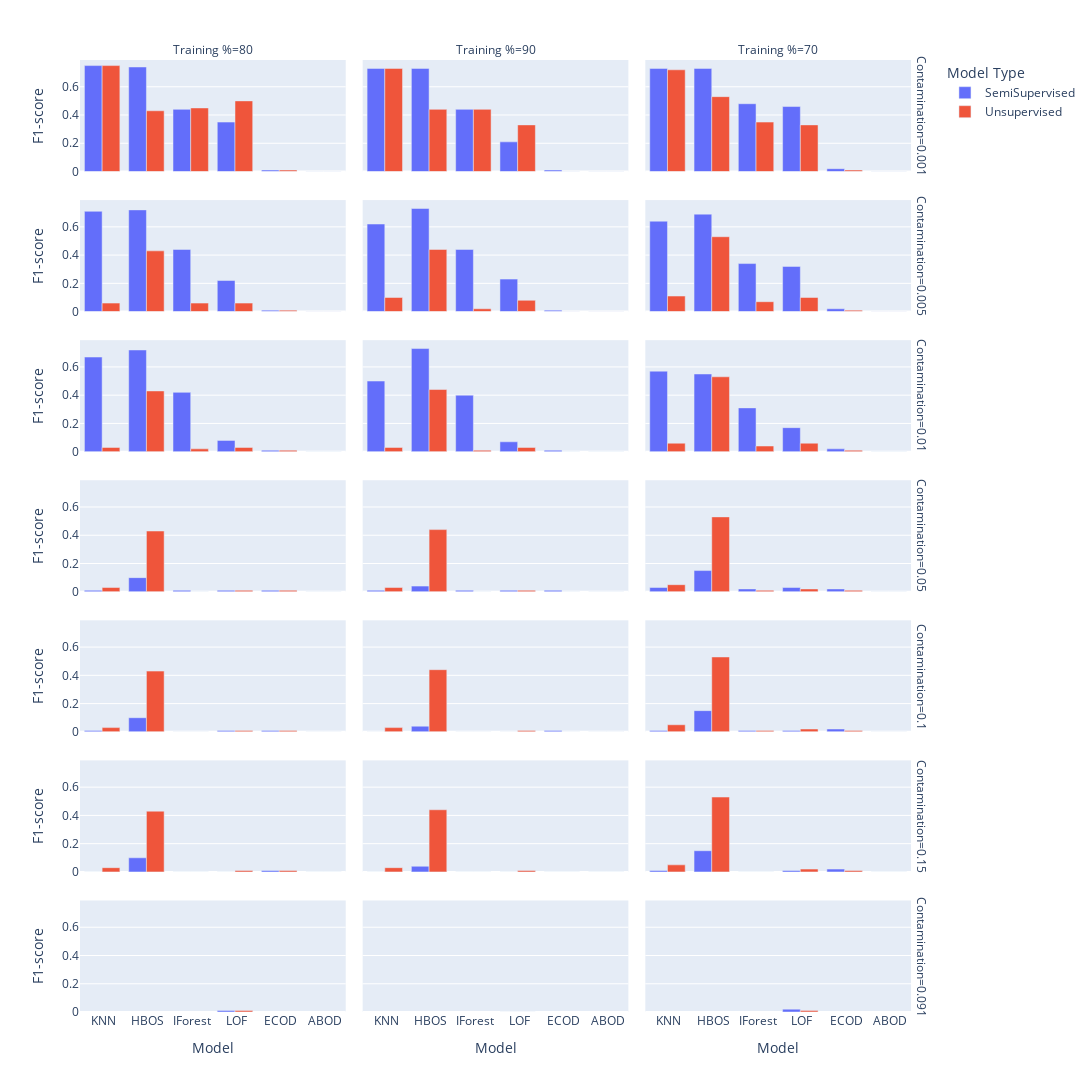

This figure's notebook cell:
### Code cell
import plotly.express as px
df = results_total.copy()
df = df.reset_index(drop=True)
df = df[df['Variable'] == 'AC_Power_B (KW) ']
df = df.loc[df.groupby(['Variable','Model', 'Model Type','Training %','Contamination']).AUC.idxmax().values,:].sort_values(by='F1-score', ascending = False)
fig = px.bar(df, x="Model", y="F1-score", color="Model Type", barmode="group",facet_row="Contamination", facet_col="Training %",width=2000, height=2000)
fig.show()

### Figure 1 — Plotly figure (JSON) as saved in the notebook; plotly's stock layout.template omitted (floating-point values rounded to 4 significant figures)
{"data": [{"alignmentgroup": "True", "hovertemplate": "Model Type=SemiSupervised<br>Contamination=0.001<br>Training %=80<br>Model=%{x}<br>F1-score=%{y}<extra></extra>", "legendgroup": "SemiSupervised", "marker": {"color": "#636efa", "pattern": {"shape": ""}}, "name": "SemiSupervised", "offsetgroup": "SemiSupervised", "orientation": "v", "showlegend": true, "textposition": "auto", "type": "bar", "x": [" KNN", " HBOS", " IForest", " LOF", " ECOD", " ABOD"], "xaxis": "x19", "y": [0.75, 0.74, 0.44, 0.35, 0.01, 0], "yaxis": "y19"}, {"alignmentgroup": "True", "hovertemplate": "Model Type=SemiSupervised<br>Contamination=0.001<br>Training %=90<br>Model=%{x}<br>F1-score=%{y}<extra></extra>", "legendgroup": "SemiSupervised", "marker": {"color": "#636efa", "pattern": {"shape": ""}}, "name": "SemiSupervised", "offsetgroup": "SemiSupervised", "orientation": "v", "showlegend": false, "textposition": "auto", "type": "bar", "x": [" KNN", " HBOS", " IForest", " LOF", " ECOD", " ABOD"], "xaxis": "x20", "y": [0.73, 0.73, 0.44, 0.21, 0.01, 0], "yaxis": "y20"}, {"alignmentgroup": "True", "hovertemplate": "Model Type=SemiSupervised<br>Contamination=0.001<br>Training %=70<br>Model=%{x}<br>F1-score=%{y}<extra></extra>", "legendgroup": "SemiSupervised", "marker": {"color": "#636efa", "pattern": {"shape": ""}}, "name": "SemiSupervised", "offsetgroup": "SemiSupervised", "orientation": "v", "showlegend": false, "textposition": "auto", "type": "bar", "x": [" HBOS", " KNN", " IForest", " LOF", " ECOD", " ABOD"], "xaxis": "x21", "y": [0.73, 0.73, 0.48, 0.46, 0.02, 0], "yaxis": "y21"}, {"alignmentgroup": "True", "hovertemplate": "Model Type=SemiSupervised<br>Contamination=0.005<br>Training %=80<br>Model=%{x}<br>F1-score=%{y}<extra></extra>", "legendgroup": "SemiSupervised", "marker": {"color": "#636efa", "pattern": {"shape": ""}}, "name": "SemiSupervised", "offsetgroup": "SemiSupervised", "orientation": "v", "showlegend": false, "textposition": "auto", "type": "bar", "x": [" HBOS", " KNN", " IForest", " LOF", " ECOD", " ABOD"], "xaxis": "x16", "y": [0.72, 0.71, 0.44, 0.22, 0.01, 0], "yaxis": "y16"}, {"alignmentgroup": "True", "hovertemplate": "Model Type=SemiSupervised<br>Contamination=0.005<br>Training %=90<br>Model=%{x}<br>F1-score=%{y}<extra></extra>", "legendgroup": "SemiSupervised", "marker": {"color": "#636efa", "pattern": {"shape": ""}}, "name": "SemiSupervised", "offsetgroup": "SemiSupervised", "orientation": "v", "showlegend": false, "textposition": "auto", "type": "bar", "x": [" HBOS", " KNN", " IForest", " LOF", " ECOD", " ABOD"], "xaxis": "x17", "y": [0.73, 0.62, 0.44, 0.23, 0.01, 0], "yaxis": "y17"}, {"alignmentgroup": "True", "hovertemplate": "Model Type=SemiSupervised<br>Contamination=0.005<br>Training %=70<br>Model=%{x}<br>F1-score=%{y}<extra></extra>", "legendgroup": "SemiSupervised", "marker": {"color": "#636efa", "pattern": {"shape": ""}}, "name": "SemiSupervised", "offsetgroup": "SemiSupervised", "orientation": "v", "showlegend": false, "textposition": "auto", "type": "bar", "x": [" HBOS", " KNN", " IForest", " LOF", " ECOD", " ABOD"], "xaxis": "x18", "y": [0.69, 0.64, 0.34, 0.32, 0.02, 0], "yaxis": "y18"}, {"alignmentgroup": "True", "hovertemplate": "Model Type=SemiSupervised<br>Contamination=0.01<br>Training %=80<br>Model=%{x}<br>F1-score=%{y}<extra></extra>", "legendgroup": "SemiSupervised", "marker": {"color": "#636efa", "pattern": {"shape": ""}}, "name": "SemiSupervised", "offsetgroup": "SemiSupervised", "orientation": "v", "showlegend": false, "textposition": "auto", "type": "bar", "x": [" HBOS", " KNN", " IForest", " LOF", " ECOD", " ABOD"], "xaxis": "x13", "y": [0.72, 0.67, 0.42, 0.08, 0.01, 0], "yaxis": "y13"}, {"alignmentgroup": "True", "hovertemplate": "Model Type=SemiSupervised<br>Contamination=0.01<br>Training %=90<br>Model=%{x}<br>F1-score=%{y}<extra></extra>", "legendgroup": "SemiSupervised", "marker": {"color": "#636efa", "pattern": {"shape": ""}}, "name": "SemiSupervised", "offsetgroup": "SemiSupervised", "orientation": "v", "showlegend": false, "textposition": "auto", "type": "bar", "x": [" HBOS", " KNN", " IForest", " LOF", " ECOD", " ABOD"], "xaxis": "x14", "y": [0.73, 0.5, 0.4, 0.07, 0.01, 0], "yaxis": "y14"}, {"alignmentgroup": "True", "hovertemplate": "Model Type=SemiSupervised<br>Contamination=0.01<br>Training %=70<br>Model=%{x}<br>F1-score=%{y}<extra></extra>", "legendgroup": "SemiSupervised", "marker": {"color": "#636efa", "pattern": {"shape": ""}}, "name": "SemiSupervised", "offsetgroup": "SemiSupervised", "orientation": "v", "showlegend": false, "textposition": "auto", "type": "bar", "x": [" KNN", " HBOS", " IForest", " LOF", " ECOD", " ABOD"], "xaxis": "x15", "y": [0.57, 0.55, 0.31, 0.17, 0.02, 0], "yaxis": "y15"}, {"alignmentgroup": "True", "hovertemplate": "Model Type=SemiSupervised<br>Contamination=0.05<br>Training %=80<br>Model=%{x}<br>F1-score=%{y}<extra></extra>", "legendgroup": "SemiSupervised", "marker": {"color": "#636efa", "pattern": {"shape": ""}}, "name": "SemiSupervised", "offsetgroup": "SemiSupervised", "orientation": "v", "showlegend": false, "textposition": "auto", "type": "bar", "x": [" HBOS", " LOF", " KNN", " IForest", " ECOD", " ABOD"], "xaxis": "x10", "y": [0.1, 0.01, 0.01, 0.01, 0.01, 0], "yaxis": "y10"}, {"alignmentgroup": "True", "hovertemplate": "Model Type=SemiSupervised<br>Contamination=0.05<br>Training %=90<br>Model=%{x}<br>F1-score=%{y}<extra></extra>", "legendgroup": "SemiSupervised", "marker": {"color": "#636efa", "pattern": {"shape": ""}}, "name": "SemiSupervised", "offsetgroup": "SemiSupervised", "orientation": "v", "showlegend": false, "textposition": "auto", "type": "bar", "x": [" HBOS", " KNN", " LOF", " ECOD", " IForest", " ABOD"], "xaxis": "x11", "y": [0.04, 0.01, 0.01, 0.01, 0.01, 0], "yaxis": "y11"}, {"alignmentgroup": "True", "hovertemplate": "Model Type=SemiSupervised<br>Contamination=0.05<br>Training %=70<br>Model=%{x}<br>F1-score=%{y}<extra></extra>", "legendgroup": "SemiSupervised", "marker": {"color": "#636efa", "pattern": {"shape": ""}}, "name": "SemiSupervised", "offsetgroup": "SemiSupervised", "orientation": "v", "showlegend": false, "textposition": "auto", "type": "bar", "x": [" HBOS", " KNN", " LOF", " IForest", " ECOD", " ABOD"], "xaxis": "x12", "y": [0.15, 0.03, 0.03, 0.02, 0.02, 0], "yaxis": "y12"}, {"alignmentgroup": "True", "hovertemplate": "Model Type=SemiSupervised<br>Contamination=0.1<br>Training %=80<br>Model=%{x}<br>F1-score=%{y}<extra></extra>", "legendgroup": "SemiSupervised", "marker": {"color": "#636efa", "pattern": {"shape": ""}}, "name": "SemiSupervised", "offsetgroup": "SemiSupervised", "orientation": "v", "showlegend": false, "textposition": "auto", "type": "bar", "x": [" HBOS", " KNN", " LOF", " ECOD", " ABOD", " IForest"], "xaxis": "x7", "y": [0.1, 0.01, 0.01, 0.01, 0, 0], "yaxis": "y7"}, {"alignmentgroup": "True", "hovertemplate": "Model Type=SemiSupervised<br>Contamination=0.1<br>Training %=90<br>Model=%{x}<br>F1-score=%{y}<extra></extra>", "legendgroup": "SemiSupervised", "marker": {"color": "#636efa", "pattern": {"shape": ""}}, "name": "SemiSupervised", "offsetgroup": "SemiSupervised", "orientation": "v", "showlegend": false, "textposition": "auto", "type": "bar", "x": [" HBOS", " ECOD", " LOF", " ABOD", " IForest", " KNN"], "xaxis": "x8", "y": [0.04, 0.01, 0, 0, 0, 0], "yaxis": "y8"}, {"alignmentgroup": "True", "hovertemplate": "Model Type=SemiSupervised<br>Contamination=0.1<br>Training %=70<br>Model=%{x}<br>F1-score=%{y}<extra></extra>", "legendgroup": "SemiSupervised", "marker": {"color": "#636efa", "pattern": {"shape": ""}}, "name": "SemiSupervised", "offsetgroup": "SemiSupervised", "orientation": "v", "showlegend": false, "textposition": "auto", "type": "bar", "x": [" HBOS", " ECOD", " KNN", " LOF", " IForest", " ABOD"], "xaxis": "x9", "y": [0.15, 0.02, 0.01, 0.01, 0.01, 0], "yaxis": "y9"}, {"alignmentgroup": "True", "hovertemplate": "Model Type=SemiSupervised<br>Contamination=0.15<br>Training %=80<br>Model=%{x}<br>F1-score=%{y}<extra></extra>", "legendgroup": "SemiSupervised", "marker": {"color": "#636efa", "pattern": {"shape": ""}}, "name": "SemiSupervised", "offsetgroup": "SemiSupervised", "orientation": "v", "showlegend": false, "textposition": "auto", "type": "bar", "x": [" HBOS", " ECOD", " LOF", " ABOD", " IForest", " KNN"], "xaxis": "x4", "y": [0.1, 0.01, 0, 0, 0, 0], "yaxis": "y4"}, {"alignmentgroup": "True", "hovertemplate": "Model Type=SemiSupervised<br>Contamination=0.15<br>Training %=90<br>Model=%{x}<br>F1-score=%{y}<extra></extra>", "legendgroup": "SemiSupervised", "marker": {"color": "#636efa", "pattern": {"shape": ""}}, "name": "SemiSupervised", "offsetgroup": "SemiSupervised", "orientation": "v", "showlegend": false, "textposition": "auto", "type": "bar", "x": [" HBOS", " LOF", " ABOD", " IForest", " KNN", " ECOD"], "xaxis": "x5", "y": [0.04, 0, 0, 0, 0, 0], "yaxis": "y5"}, {"alignmentgroup": "True", "hovertemplate": "Model Type=SemiSupervised<br>Contamination=0.15<br>Training %=70<br>Model=%{x}<br>F1-score=%{y}<extra></extra>", "legendgroup": "SemiSupervised", "marker": {"color": "#636efa", "pattern": {"shape": ""}}, "name": "SemiSupervised", "offsetgroup": "SemiSupervised", "orientation": "v", "showlegend": false, "textposition": "auto", "type": "bar", "x": [" HBOS", " ECOD", " LOF", " KNN", " ABOD", " IForest"], "xaxis": "x6", "y": [0.15, 0.02, 0.01, 0.01, 0, 0], "yaxis": "y6"}, {"alignmentgroup": "True", "hovertemplate": "Model Type=SemiSupervised<br>Contamination=0.091<br>Training %=80<br>Model=%{x}<br>F1-score=%{y}<extra></extra>", "legendgroup": "SemiSupervised", "marker": {"color": "#636efa", "pattern": {"shape": ""}}, "name": "SemiSupervised", "offsetgroup": "SemiSupervised", "orientation": "v", "showlegend": false, "textposition": "auto", "type": "bar", "x": [" LOF"], "xaxis": "x", "y": [0.01], "yaxis": "y"}, {"alignmentgroup": "True", "hovertemplate": "Model Type=SemiSupervised<br>Contamination=0.091<br>Training %=90<br>Model=%{x}<br>F1-score=%{y}<extra></extra>", "legendgroup": "SemiSupervised", "marker": {"color": "#636efa", "pattern": {"shape": ""}}, "name": "SemiSupervised", "offsetgroup": "SemiSupervised", "orientation": "v", "showlegend": false, "textposition": "auto", "type": "bar", "x": [" LOF"], "xaxis": "x2", "y": [0], "yaxis": "y2"}, {"alignmentgroup": "True", "hovertemplate": "Model Type=SemiSupervised<br>Contamination=0.091<br>Training %=70<br>Model=%{x}<br>F1-score=%{y}<extra></extra>", "legendgroup": "SemiSupervised", "marker": {"color": "#636efa", "pattern": {"shape": ""}}, "name": "SemiSupervised", "offsetgroup": "SemiSupervised", "orientation": "v", "showlegend": false, "textposition": "auto", "type": "bar", "x": [" LOF"], "xaxis": "x3", "y": [0.02], "yaxis": "y3"}, {"alignmentgroup": "True", "hovertemplate": "Model Type=Unsupervised<br>Contamination=0.001<br>Training %=80<br>Model=%{x}<br>F1-score=%{y}<extra></extra>", "legendgroup": "Unsupervised", "marker": {"color": "#EF553B", "pattern": {"shape": ""}}, "name": "Unsupervised", "offsetgroup": "Unsupervised", "orientation": "v", "showlegend": true, "textposition": "auto", "type": "bar", "x": [" KNN", " LOF", " IForest", " HBOS", " ECOD", " ABOD"], "xaxis": "x19", "y": [0.75, 0.5, 0.45, 0.43, 0.01, 0], "yaxis": "y19"}, {"alignmentgroup": "True", "hovertemplate": "Model Type=Unsupervised<br>Contamination=0.001<br>Training %=90<br>Model=%{x}<br>F1-score=%{y}<extra></extra>", "legendgroup": "Unsupervised", "marker": {"color": "#EF553B", "pattern": {"shape": ""}}, "name": "Unsupervised", "offsetgroup": "Unsupervised", "orientation": "v", "showlegend": false, "textposition": "auto", "type": "bar", "x": [" KNN", " IForest", " HBOS", " LOF", " ECOD", " ABOD"], "xaxis": "x20", "y": [0.73, 0.44, 0.44, 0.33, 0, 0], "yaxis": "y20"}, {"alignmentgroup": "True", "hovertemplate": "Model Type=Unsupervised<br>Contamination=0.001<br>Training %=70<br>Model=%{x}<br>F1-score=%{y}<extra></extra>", "legendgroup": "Unsupervised", "marker": {"color": "#EF553B", "pattern": {"shape": ""}}, "name": "Unsupervised", "offsetgroup": "Unsupervised", "orientation": "v", "showlegend": false, "textposition": "auto", "type": "bar", "x": [" KNN", " HBOS", " IForest", " LOF", " ECOD", " ABOD"], "xaxis": "x21", "y": [0.72, 0.53, 0.35, 0.33, 0.01, 0], "yaxis": "y21"}, {"alignmentgroup": "True", "hovertemplate": "Model Type=Unsupervised<br>Contamination=0.005<br>Training %=80<br>Model=%{x}<br>F1-score=%{y}<extra></extra>", "legendgroup": "Unsupervised", "marker": {"color": "#EF553B", "pattern": {"shape": ""}}, "name": "Unsupervised", "offsetgroup": "Unsupervised", "orientation": "v", "showlegend": false, "textposition": "auto", "type": "bar", "x": [" HBOS", " IForest", " LOF", " KNN", " ECOD", " ABOD"], "xaxis": "x16", "y": [0.43, 0.06, 0.06, 0.06, 0.01, 0], "yaxis": "y16"}, {"alignmentgroup": "True", "hovertemplate": "Model Type=Unsupervised<br>Contamination=0.005<br>Training %=90<br>Model=%{x}<br>F1-score=%{y}<extra></extra>", "legendgroup": "Unsupervised", "marker": {"color": "#EF553B", "pattern": {"shape": ""}}, "name": "Unsupervised", "offsetgroup": "Unsupervised", "orientation": "v", "showlegend": false, "textposition": "auto", "type": "bar", "x": [" HBOS", " KNN", " LOF", " IForest", " ECOD", " ABOD"], "xaxis": "x17", "y": [0.44, 0.1, 0.08, 0.02, 0, 0], "yaxis": "y17"}, {"alignmentgroup": "True", "hovertemplate": "Model Type=Unsupervised<br>Contamination=0.005<br>Training %=70<br>Model=%{x}<br>F1-score=%{y}<extra></extra>", "legendgroup": "Unsupervised", "marker": {"color": "#EF553B", "pattern": {"shape": ""}}, "name": "Unsupervised", "offsetgroup": "Unsupervised", "orientation": "v", "showlegend": false, "textposition": "auto", "type": "bar", "x": [" HBOS", " KNN", " LOF", " IForest", " ECOD", " ABOD"], "xaxis": "x18", "y": [0.53, 0.11, 0.1, 0.07, 0.01, 0], "yaxis": "y18"}, {"alignmentgroup": "True", "hovertemplate": "Model Type=Unsupervised<br>Contamination=0.01<br>Training %=80<br>Model=%{x}<br>F1-score=%{y}<extra></extra>", "legendgroup": "Unsupervised", "marker": {"color": "#EF553B", "pattern": {"shape": ""}}, "name": "Unsupervised", "offsetgroup": "Unsupervised", "orientation": "v", "showlegend": false, "textposition": "auto", "type": "bar", "x": [" HBOS", " KNN", " LOF", " IForest", " ECOD", " ABOD"], "xaxis": "x13", "y": [0.43, 0.03, 0.03, 0.02, 0.01, 0], "yaxis": "y13"}, {"alignmentgroup": "True", "hovertemplate": "Model Type=Unsupervised<br>Contamination=0.01<br>Training %=90<br>Model=%{x}<br>F1-score=%{y}<extra></extra>", "legendgroup": "Unsupervised", "marker": {"color": "#EF553B", "pattern": {"shape": ""}}, "name": "Unsupervised", "offsetgroup": "Unsupervised", "orientation": "v", "showlegend": false, "textposition": "auto", "type": "bar", "x": [" HBOS", " KNN", " LOF", " IForest", " ECOD", " ABOD"], "xaxis": "x14", "y": [0.44, 0.03, 0.03, 0.01, 0, 0], "yaxis": "y14"}, {"alignmentgroup": "True", "hovertemplate": "Model Type=Unsupervised<br>Contamination=0.01<br>Training %=70<br>Model=%{x}<br>F1-score=%{y}<extra></extra>", "legendgroup": "Unsupervised", "marker": {"color": "#EF553B", "pattern": {"shape": ""}}, "name": "Unsupervised", "offsetgroup": "Unsupervised", "orientation": "v", "showlegend": false, "textposition": "auto", "type": "bar", "x": [" HBOS", " LOF", " KNN", " IForest", " ECOD", " ABOD"], "xaxis": "x15", "y": [0.53, 0.06, 0.06, 0.04, 0.01, 0], "yaxis": "y15"}, {"alignmentgroup": "True", "hovertemplate": "Model Type=Unsupervised<br>Contamination=0.05<br>Training %=80<br>Model=%{x}<br>F1-score=%{y}<extra></extra>", "legendgroup": "Unsupervised", "marker": {"color": "#EF553B", "pattern": {"shape": ""}}, "name": "Unsupervised", "offsetgroup": "Unsupervised", "orientation": "v", "showlegend": false, "textposition": "auto", "type": "bar", "x": [" HBOS", " KNN", " LOF", " ECOD", " ABOD", " IForest"], "xaxis": "x10", "y": [0.43, 0.03, 0.01, 0.01, 0, 0], "yaxis": "y10"}, {"alignmentgroup": "True", "hovertemplate": "Model Type=Unsupervised<br>Contamination=0.05<br>Training %=90<br>Model=%{x}<br>F1-score=%{y}<extra></extra>", "legendgroup": "Unsupervised", "marker": {"color": "#EF553B", "pattern": {"shape": ""}}, "name": "Unsupervised", "offsetgroup": "Unsupervised", "orientation": "v", "showlegend": false, "textposition": "auto", "type": "bar", "x": [" HBOS", " KNN", " LOF", " IForest", " ECOD", " ABOD"], "xaxis": "x11", "y": [0.44, 0.03, 0.01, 0, 0, 0], "yaxis": "y11"}, {"alignmentgroup": "True", "hovertemplate": "Model Type=Unsupervised<br>Contamination=0.05<br>Training %=70<br>Model=%{x}<br>F1-score=%{y}<extra></extra>", "legendgroup": "Unsupervised", "marker": {"color": "#EF553B", "pattern": {"shape": ""}}, "name": "Unsupervised", "offsetgroup": "Unsupervised", "orientation": "v", "showlegend": false, "textposition": "auto", "type": "bar", "x": [" HBOS", " KNN", " LOF", " IForest", " ECOD", " ABOD"], "xaxis": "x12", "y": [0.53, 0.05, 0.02, 0.01, 0.01, 0], "yaxis": "y12"}, {"alignmentgroup": "True", "hovertemplate": "Model Type=Unsupervised<br>Contamination=0.1<br>Training %=80<br>Model=%{x}<br>F1-score=%{y}<extra></extra>", "legendgroup": "Unsupervised", "marker": {"color": "#EF553B", "pattern": {"shape": ""}}, "name": "Unsupervised", "offsetgroup": "Unsupervised", "orientation": "v", "showlegend": false, "textposition": "auto", "type": "bar", "x": [" HBOS", " KNN", " LOF", " ECOD", " ABOD", " IForest"], "xaxis": "x7", "y": [0.43, 0.03, 0.01, 0.01, 0, 0], "yaxis": "y7"}, {"alignmentgroup": "True", "hovertemplate": "Model Type=Unsupervised<br>Contamination=0.1<br>Training %=90<br>Model=%{x}<br>F1-score=%{y}<extra></extra>", "legendgroup": "Unsupervised", "marker": {"color": "#EF553B", "pattern": {"shape": ""}}, "name": "Unsupervised", "offsetgroup": "Unsupervised", "orientation": "v", "showlegend": false, "textposition": "auto", "type": "bar", "x": [" HBOS", " KNN", " LOF", " ECOD", " IForest", " ABOD"], "xaxis": "x8", "y": [0.44, 0.03, 0.01, 0, 0, 0], "yaxis": "y8"}, {"alignmentgroup": "True", "hovertemplate": "Model Type=Unsupervised<br>Contamination=0.1<br>Training %=70<br>Model=%{x}<br>F1-score=%{y}<extra></extra>", "legendgroup": "Unsupervised", "marker": {"color": "#EF553B", "pattern": {"shape": ""}}, "name": "Unsupervised", "offsetgroup": "Unsupervised", "orientation": "v", "showlegend": false, "textposition": "auto", "type": "bar", "x": [" HBOS", " KNN", " LOF", " ECOD", " IForest", " ABOD"], "xaxis": "x9", "y": [0.53, 0.05, 0.02, 0.01, 0.01, 0], "yaxis": "y9"}, {"alignmentgroup": "True", "hovertemplate": "Model Type=Unsupervised<br>Contamination=0.15<br>Training %=80<br>Model=%{x}<br>F1-score=%{y}<extra></extra>", "legendgroup": "Unsupervised", "marker": {"color": "#EF553B", "pattern": {"shape": ""}}, "name": "Unsupervised", "offsetgroup": "Unsupervised", "orientation": "v", "showlegend": false, "textposition": "auto", "type": "bar", "x": [" HBOS", " KNN", " LOF", " ECOD", " IForest", " ABOD"], "xaxis": "x4", "y": [0.43, 0.03, 0.01, 0.01, 0, 0], "yaxis": "y4"}, {"alignmentgroup": "True", "hovertemplate": "Model Type=Unsupervised<br>Contamination=0.15<br>Training %=90<br>Model=%{x}<br>F1-score=%{y}<extra></extra>", "legendgroup": "Unsupervised", "marker": {"color": "#EF553B", "pattern": {"shape": ""}}, "name": "Unsupervised", "offsetgroup": "Unsupervised", "orientation": "v", "showlegend": false, "textposition": "auto", "type": "bar", "x": [" HBOS", " KNN", " LOF", " IForest", " ECOD", " ABOD"], "xaxis": "x5", "y": [0.44, 0.03, 0.01, 0, 0, 0], "yaxis": "y5"}, {"alignmentgroup": "True", "hovertemplate": "Model Type=Unsupervised<br>Contamination=0.15<br>Training %=70<br>Model=%{x}<br>F1-score=%{y}<extra></extra>", "legendgroup": "Unsupervised", "marker": {"color": "#EF553B", "pattern": {"shape": ""}}, "name": "Unsupervised", "offsetgroup": "Unsupervised", "orientation": "v", "showlegend": false, "textposition": "auto", "type": "bar", "x": [" HBOS", " KNN", " LOF", " ECOD", " ABOD", " IForest"], "xaxis": "x6", "y": [0.53, 0.05, 0.02, 0.01, 0, 0], "yaxis": "y6"}, {"alignmentgroup": "True", "hovertemplate": "Model Type=Unsupervised<br>Contamination=0.091<br>Training %=80<br>Model=%{x}<br>F1-score=%{y}<extra></extra>", "legendgroup": "Unsupervised", "marker": {"color": "#EF553B", "pattern": {"shape": ""}}, "name": "Unsupervised", "offsetgroup": "Unsupervised", "orientation": "v", "showlegend": false, "textposition": "auto", "type": "bar", "x": [" LOF"], "xaxis": "x", "y": [0.01], "yaxis": "y"}, {"alignmentgroup": "True", "hovertemplate": "Model Type=Unsupervised<br>Contamination=0.091<br>Training %=90<br>Model=%{x}<br>F1-score=%{y}<extra></extra>", "legendgroup": "Unsupervised", "marker": {"color": "#EF553B", "pattern": {"shape": ""}}, "name": "Unsupervised", "offsetgroup": "Unsupervised", "orientation": "v", "showlegend": false, "textposition": "auto", "type": "bar", "x": [" LOF"], "xaxis": "x2", "y": [0], "yaxis": "y2"}, {"alignmentgroup": "True", "hovertemplate": "Model Type=Unsupervised<br>Contamination=0.091<br>Training %=70<br>Model=%{x}<br>F1-score=%{y}<extra></extra>", "legendgroup": "Unsupervised", "marker": {"color": "#EF553B", "pattern": {"shape": ""}}, "name": "Unsupervised", "offsetgroup": "Unsupervised", "orientation": "v", "showlegend": false, "textposition": "auto", "type": "bar", "x": [" LOF"], "xaxis": "x3", "y": [0.01], "yaxis": "y3"}], "layout": {"annotations": [{"font": {}, "showarrow": false, "text": "Training %=80", "x": 0.1567, "xanchor": "center", "xref": "paper", "y": 1.0, "yanchor": "bottom", "yref": "paper"}, {"font": {}, "showarrow": false, "text": "Training %=90", "x": 0.49, "xanchor": "center", "xref": "paper", "y": 1.0, "yanchor": "bottom", "yref": "paper"}, {"font": {}, "showarrow": false, "text": "Training %=70", "x": 0.8233, "xanchor": "center", "xref": "paper", "y": 1.0, "yanchor": "bottom", "yref": "paper"}, {"font": {}, "showarrow": false, "text": "Contamination=0.091", "textangle": 90, "x": 0.98, "xanchor": "left", "xref": "paper", "y": 0.05857, "yanchor": "middle", "yref": "paper"}, {"font": {}, "showarrow": false, "text": "Contamination=0.15", "textangle": 90, "x": 0.98, "xanchor": "left", "xref": "paper", "y": 0.2057, "yanchor": "middle", "yref": "paper"}, {"font": {}, "showarrow": false, "text": "Contamination=0.1", "textangle": 90, "x": 0.98, "xanchor": "left", "xref": "paper", "y": 0.3529, "yanchor": "middle", "yref": "paper"}, {"font": {}, "showarrow": false, "text": "Contamination=0.05", "textangle": 90, "x": 0.98, "xanchor": "left", "xref": "paper", "y": 0.5, "yanchor": "middle", "yref": "paper"}, {"font": {}, "showarrow": false, "text": "Contamination=0.01", "textangle": 90, "x": 0.98, "xanchor": "left", "xref": "paper", "y": 0.6471, "yanchor": "middle", "yref": "paper"}, {"font": {}, "showarrow": false, "text": "Contamination=0.005", "textangle": 90, "x": 0.98, "xanchor": "left", "xref": "paper", "y": 0.7943, "yanchor": "middle", "yref": "paper"}, {"font": {}, "showarrow": false, "text": "Contamination=0.001", "textangle": 90, "x": 0.98, "xanchor": "left", "xref": "paper", "y": 0.9414, "yanchor": "middle", "yref": "paper"}], "barmode": "group", "height": 2000, "legend": {"title": {"text": "Model Type"}, "tracegroupgap": 0}, "margin": {"t": 60}, "width": 2000, "xaxis": {"anchor": "y", "domain": [0, 0.3133], "title": {"text": "Model"}}, "xaxis10": {"anchor": "y10", "domain": [0, 0.3133], "matches": "x", "showticklabels": false}, "xaxis11": {"anchor": "y11", "domain": [0.3333, 0.6467], "matches": "x", "showticklabels": false}, "xaxis12": {"anchor": "y12", "domain": [0.6667, 0.98], "matches": "x", "showticklabels": false}, "xaxis13": {"anchor": "y13", "domain": [0, 0.3133], "matches": "x", "showticklabels": false}, "xaxis14": {"anchor": "y14", "domain": [0.3333, 0.6467], "matches": "x", "showticklabels": false}, "xaxis15": {"anchor": "y15", "domain": [0.6667, 0.98], "matches": "x", "showticklabels": false}, "xaxis16": {"anchor": "y16", "domain": [0, 0.3133], "matches": "x", "showticklabels": false}, "xaxis17": {"anchor": "y17", "domain": [0.3333, 0.6467], "matches": "x", "showticklabels": false}, "xaxis18": {"anchor": "y18", "domain": [0.6667, 0.98], "matches": "x", "showticklabels": false}, "xaxis19": {"anchor": "y19", "domain": [0, 0.3133], "matches": "x", "showticklabels": false}, "xaxis2": {"anchor": "y2", "domain": [0.3333, 0.6467], "matches": "x", "title": {"text": "Model"}}, "xaxis20": {"anchor": "y20", "domain": [0.3333, 0.6467], "matches": "x", "showticklabels": false}, "xaxis21": {"anchor": "y21", "domain": [0.6667, 0.98], "matches": "x", "showticklabels": false}, "xaxis3": {"anchor": "y3", "domain": [0.6667, 0.98], "matches": "x", "title": {"text": "Model"}}, "xaxis4": {"anchor": "y4", "domain": [0, 0.3133], "matches": "x", "showticklabels": false}, "xaxis5": {"anchor": "y5", "domain": [0.3333, 0.6467], "matches": "x", "showticklabels": false}, "xaxis6": {"anchor": "y6", "domain": [0.6667, 0.98], "matches": "x", "showticklabels": false}, "xaxis7": {"anchor": "y7", "domain": [0, 0.3133], "matches": "x", "showticklabels": false}, "xaxis8": {"anchor": "y8", "domain": [0.3333, 0.6467], "matches": "x", "showticklabels": false}, "xaxis9": {"anchor": "y9", "domain": [0.6667, 0.98], "matches": "x", "showticklabels": false}, "yaxis": {"anchor": "x", "domain": [0, 0.1171], "title": {"text": "F1-score"}}, "yaxis10": {"anchor": "x10", "domain": [0.4414, 0.5586], "matches": "y", "title": {"text": "F1-score"}}, "yaxis11": {"anchor": "x11", "domain": [0.4414, 0.5586], "matches": "y", "showticklabels": false}, "yaxis12": {"anchor": "x12", "domain": [0.4414, 0.5586], "matches": "y", "showticklabels": false}, "yaxis13": {"anchor": "x13", "domain": [0.5886, 0.7057], "matches": "y", "title": {"text": "F1-score"}}, "yaxis14": {"anchor": "x14", "domain": [0.5886, 0.7057], "matches": "y", "showticklabels": false}, "yaxis15": {"anchor": "x15", "domain": [0.5886, 0.7057], "matches": "y", "showticklabels": false}, "yaxis16": {"anchor": "x16", "domain": [0.7357, 0.8529], "matches": "y", "title": {"text": "F1-score"}}, "yaxis17": {"anchor": "x17", "domain": [0.7357, 0.8529], "matches": "y", "showticklabels": false}, "yaxis18": {"anchor": "x18", "domain": [0.7357, 0.8529], "matches": "y", "showticklabels": false}, "yaxis19": {"anchor": "x19", "domain": [0.8829, 1.0], "matches": "y", "title": {"text": "F1-score"}}, "yaxis2": {"anchor": "x2", "domain": [0, 0.1171], "matches": "y", "showticklabels": false}, "yaxis20": {"anchor": "x20", "domain": [0.8829, 1.0], "matches": "y", "showticklabels": false}, "yaxis21": {"anchor": "x21", "domain": [0.8829, 1.0], "matches": "y", "showticklabels": false}, "yaxis3": {"anchor": "x3", "domain": [0, 0.1171], "matches": "y", "showticklabels": false}, "yaxis4": {"anchor": "x4", "domain": [0.1471, 0.2643], "matches": "y", "title": {"text": "F1-score"}}, "yaxis5": {"anchor": "x5", "domain": [0.1471, 0.2643], "matches": "y", "showticklabels": false}, "yaxis6": {"anchor": "x6", "domain": [0.1471, 0.2643], "matches": "y", "showticklabels": false}, "yaxis7": {"anchor": "x7", "domain": [0.2943, 0.4114], "matches": "y", "title": {"text": "F1-score"}}, "yaxis8": {"anchor": "x8", "domain": [0.2943, 0.4114], "matches": "y", "showticklabels": false}, "yaxis9": {"anchor": "x9", "domain": [0.2943, 0.4114], "matches": "y", "showticklabels": false}}}
